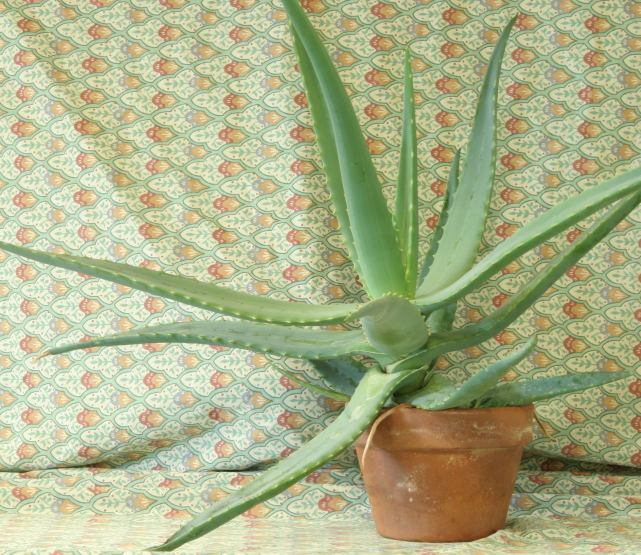
//> input picture 08_3D_vision/08_01_disparity/data/aloeL.jpg, 1282 x 1110 px (shown at 1/2 size)
$ ./main ../../08_3D_vision/08_01_disparity/data/aloeL.jpg   (built with g++ and OpenCV 4)
//> lines starting //> are read from the running program, lines starting //| are printed output that depends on the picture; after the words box and inside, x2 and y2 are one past the last pixel; in counts of white or black regions, pixels touching at a corner belong together
/**
 * @file main.cpp
 * @brief Color-based segmentation with cv::inRange in HSV space
 * @author José Miguel Guerrero Hernández
 *
 * This example demonstrates:
 * - Why HSV (seen in 03_02) is the right space for color segmentation
 * - Selecting pixels inside a color range with cv::inRange()
 * - Handling the red hue wrap-around (red spans both ends of the H axis)
 * - Extracting the selected pixels with bitwise_and (seen in 04_03)
 *
 * Why HSV and not BGR? In BGR, the "same" color under different lighting
 * produces very different (B,G,R) triplets, so a box in BGR space captures
 * lighting as much as color. In HSV the color identity lives almost entirely
 * in the H (hue) channel, while lighting changes move mostly V (and some S).
 * A wide S,V range with a narrow H range segments a color robustly.
 */

#include <algorithm>
#include <cstdlib>
#include <opencv2/core.hpp>
#include <opencv2/imgproc.hpp>
#include <opencv2/imgcodecs.hpp>
#include <opencv2/highgui.hpp>
#include <iostream>
#include <string>
#include <vector>

namespace
{
// The images this example works on are about 1400 px on the long side, and
// several windows at that size do not fit on a normal screen. The processing
// always runs at full resolution: only the copy sent to the screen is reduced,
// with INTER_AREA, which is the interpolation meant for shrinking
constexpr int MAX_DISPLAY_SIDE = 800;

// Returns the copy that goes to the screen, already reduced. Whatever is drawn
// on the result keeps its size in screen pixels, so labels are written here and
// not on the full-resolution frame: drawn before the reduction they shrink with
// it and stop being readable
cv::Mat fitToScreen(const cv::Mat & image)
{
  const int side = std::max(image.cols, image.rows);
  if (side <= MAX_DISPLAY_SIDE || image.empty()) {
    return image.clone();
  }
  const double factor = static_cast<double>(MAX_DISPLAY_SIDE) / side;
  cv::Mat reduced;
  cv::resize(image, reduced, cv::Size(), factor, factor, cv::INTER_AREA);
  return reduced;
}

void showFit(const std::string & window, const cv::Mat & image)
{
  cv::imshow(window, fitToScreen(image));
}
}  // namespace

namespace Config
{
// Saturation/Value limits shared by all colors: excludes near-gray pixels
// (low S) and very dark pixels (low V), where hue is unreliable noise
constexpr int MIN_SATURATION = 80;
constexpr int MIN_VALUE = 60;
}

/**
 * @brief One color to segment: a name plus its hue interval
 *
 * OpenCV stores hue in [0, 179] (the 0-360 degree circle divided by 2 so it
 * fits in 8 bits). Approximate centers: red=0/180, yellow=30, green=60,
 * cyan=90, blue=120, magenta=150.
 */
struct ColorRange
{
  std::string name;
  int hue_min;
  int hue_max;
};

/**
 * @brief Builds the binary mask of pixels whose hue lies in [hue_min, hue_max]
 * @param hsv Image already converted to HSV
 * @param range Hue interval to select
 * @return CV_8U mask: 255 where the pixel belongs to the color, 0 elsewhere
 *
 * cv::inRange(src, lower, upper, mask) tests every pixel channel-wise:
 * the mask is 255 only where ALL channels fall inside [lower, upper].
 */
cv::Mat maskForColor(const cv::Mat & hsv, const ColorRange & range)
{
  cv::Mat mask;
  cv::inRange(hsv,
              cv::Scalar(range.hue_min, Config::MIN_SATURATION, Config::MIN_VALUE),
              cv::Scalar(range.hue_max, 255, 255),
              mask);
  return mask;
}

int main(int argc, char ** argv)
{
  // Load image
  // Command-line arguments; --help prints the usage
  cv::CommandLineParser parser(argc, argv,
    "{help h | | Show this help message}"
    "{@input | ../../data/smarties.png | Input file}");
  if (parser.has("help")) {
    parser.printMessage();
    return EXIT_SUCCESS;
  }
  const std::string image_path = parser.get<std::string>("@input");

  // Without this, a malformed value (--frames=xyz) is reported by the parser
  // but the example carries on with the default, which is the hardest kind
  // of failure to diagnose. Note it validates values, not option names:
  // cv::CommandLineParser ignores an unknown option without complaining
  if (!parser.check()) {
    parser.printErrors();
    return EXIT_FAILURE;
  }
  const cv::Mat src = cv::imread(cv::samples::findFile(image_path, false), cv::IMREAD_COLOR);
//> src is the input picture: 1110 rows x 1282 cols, CV_8UC3; mean B, G, R 136.6, 177.2, 171.2

  if (src.empty()) {
    std::cerr << "Error: Could not load image '" << image_path << "'" << std::endl;
    return EXIT_FAILURE;
  }

  std::cout << "=== HSV Color Segmentation ===" << std::endl;
  std::cout << "Image: " << src.cols << "x" << src.rows << " pixels" << std::endl;
//| Image: 1282x1110 pixels

  // Convert BGR -> HSV (exactly as in 03_02)
  cv::Mat hsv;
  cv::cvtColor(src, hsv, cv::COLOR_BGR2HSV);
//> hsv: 1110 rows x 1282 cols, CV_8UC3; mean H, S, V 37.2, 71.1, 184.1

  showFit("Original", src);
//> in fitToScreen, `cv::resize(image, reduced, cv::Size(), factor, factor, cv::INTER_AREA);`:
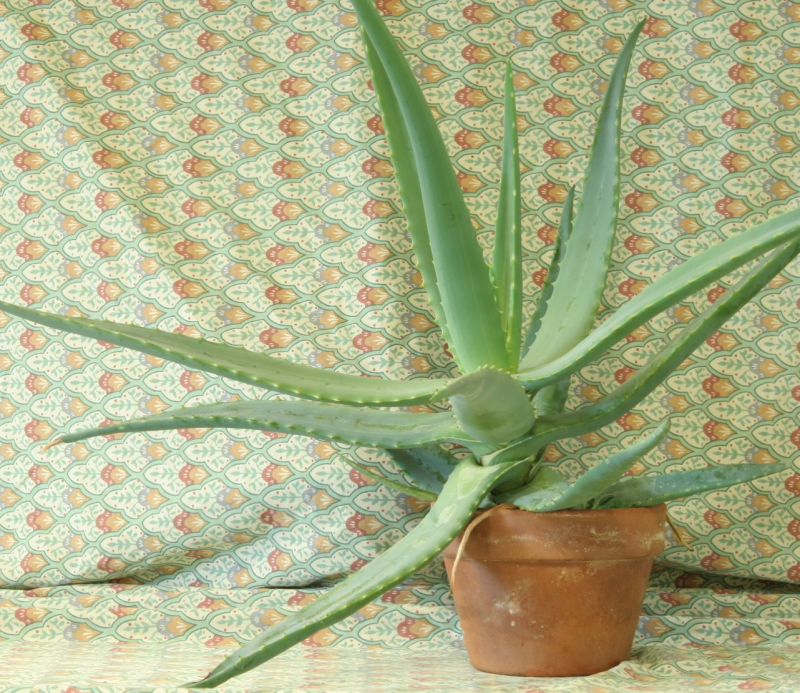
//> reduced: 693 rows x 800 cols, CV_8UC3; mean B, G, R 136.7, 177.2, 171.2

  // ========================================
  // Segment three colors with a single hue interval each
  // ========================================
  const std::vector<ColorRange> colors = {
    {"Yellow", 20, 35},
    {"Green", 40, 80},
    {"Blue", 100, 130},
  };

  const double total_pixels = static_cast<double>(src.rows) * src.cols;

  for (const ColorRange & color : colors) {
    const cv::Mat mask = maskForColor(hsv, color);

    // Keep only the selected pixels: AND of the image with itself, limited
    // by the mask (the bitwise operations were introduced in 04_03)
    cv::Mat segmented;
    cv::bitwise_and(src, src, segmented, mask);

    const double percent = 100.0 * cv::countNonZero(mask) / total_pixels;
    std::cout << "  " << color.name << ": hue [" << color.hue_min << ", "
              << color.hue_max << "] -> " << percent << "% of the image" << std::endl;

    showFit("Mask " + color.name, mask);
    showFit("Segmented " + color.name, segmented);
  }
//> this loop made 3 passes
//> percent on passes 1 to 3: 6.78, 11.91, 0
//> (printed output is left out)
//> pass 1, in maskForColor, `cv::inRange(hsv, cv::Scalar(range.hue_min, Config::MIN_SATURATION, Con..`:
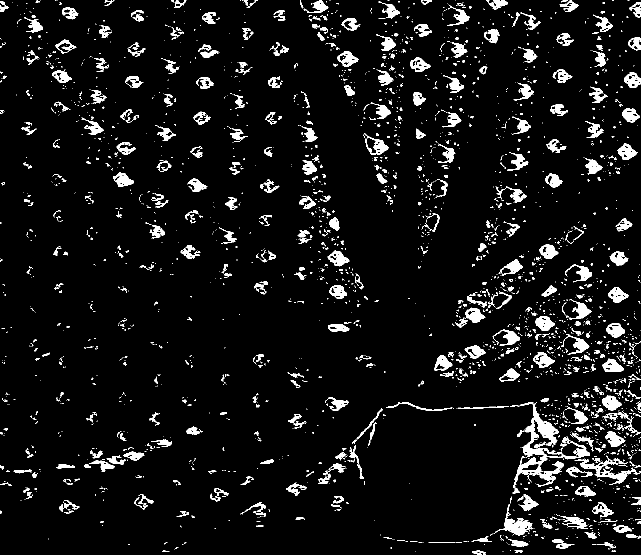
//> mask: 1110 rows x 1282 cols, CV_8UC1 (shown at 1/2 size); 6.8% white; 2757 white regions (2223 under 20 px), largest, box (x1, y1, x2, y2) and area: (1025, 804, 1180, 987) 5535, (1150, 918, 1280, 970) 1440, (988, 1008, 1067, 1072) 1379
//> pass 1, `cv::bitwise_and(src, src, segmented, mask);`:
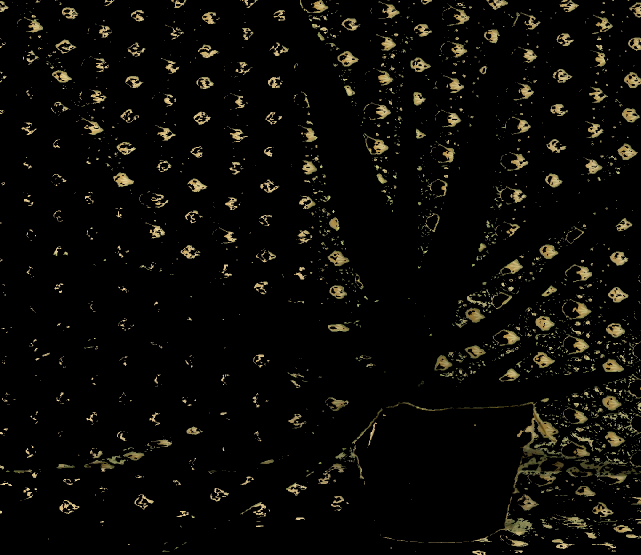
//> segmented: 1110 rows x 1282 cols, CV_8UC3 (shown at 1/2 size); mean B, G, R 6.8, 10.3, 11.2
//> pass 1, in fitToScreen (call 2), `cv::resize(image, reduced, cv::Size(), factor, factor, cv::INTER_AREA);`:
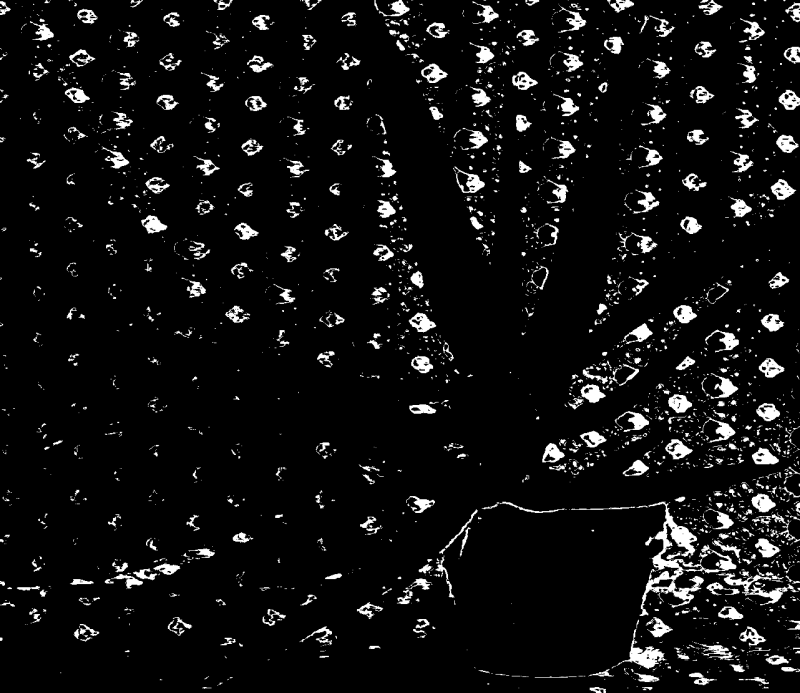
//> reduced: 693 rows x 800 cols, CV_8UC1; min 0, max 255, mean 17.3
//> pass 1, in fitToScreen (call 3), `cv::resize(image, reduced, cv::Size(), factor, factor, cv::INTER_AREA);`:
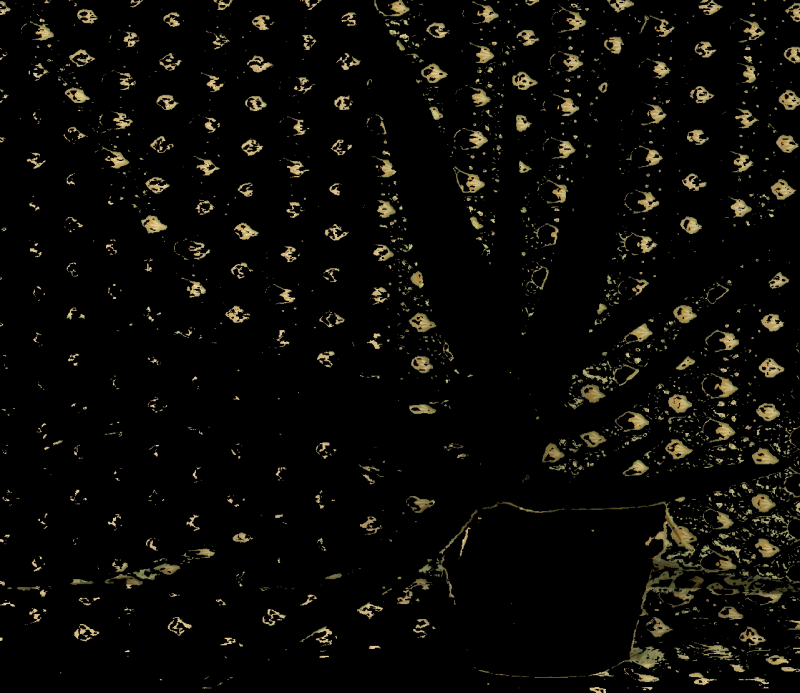
//> reduced: 693 rows x 800 cols, CV_8UC3; mean B, G, R 6.8, 10.3, 11.2

  // ========================================
  // Special case: red wraps around the hue circle
  // ========================================
  //
  // Hue is an ANGLE: red sits at 0 degrees, so "reddish" covers both the
  // start (H in [0, 10]) and the end (H in [170, 179]) of the axis. A single
  // inRange cannot express that interval -- build two masks and OR them.
  cv::Mat red_low = maskForColor(hsv, {"RedLow", 0, 10});
//> in maskForColor (call 4), `cv::inRange(hsv, cv::Scalar(range.hue_min, Config::MIN_SATURATION, Con..`:
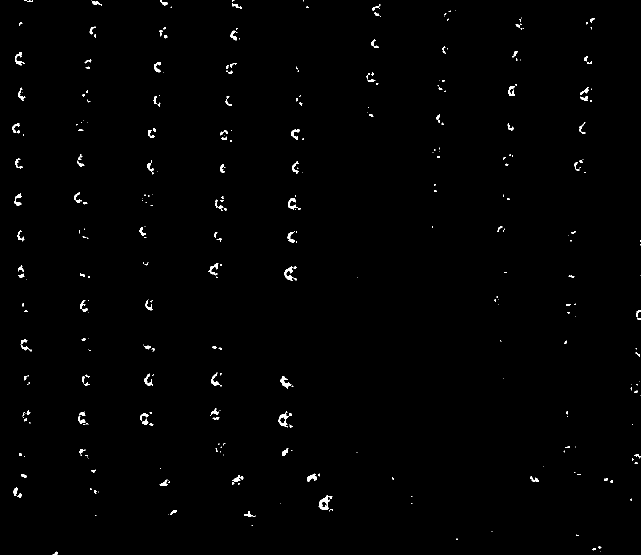
//> mask: 1110 rows x 1282 cols, CV_8UC1 (shown at 1/2 size); 0.74% white; 346 white regions (209 under 20 px), largest, box (x1, y1, x2, y2) and area: (637, 990, 665, 1020) 356, (568, 533, 594, 562) 276, (557, 826, 584, 855) 264
  cv::Mat red_high = maskForColor(hsv, {"RedHigh", 170, 179});

  cv::Mat red_mask;
  cv::bitwise_or(red_low, red_high, red_mask);

  cv::Mat red_segmented;
  cv::bitwise_and(src, src, red_segmented, red_mask);

  const double red_percent = 100.0 * cv::countNonZero(red_mask) / total_pixels;
//> red_percent = 0.745
  std::cout << "  Red: hue [0, 10] U [170, 179] (wrap-around!) -> "
            << red_percent << "% of the image" << std::endl;
//|   Red: hue [0, 10] U [170, 179] (wrap-around!) -> 0.744543% of the image

  showFit("Mask Red (two ranges OR-ed)", red_mask);
//> in fitToScreen (call 8), `cv::resize(image, reduced, cv::Size(), factor, factor, cv::INTER_AREA);`:
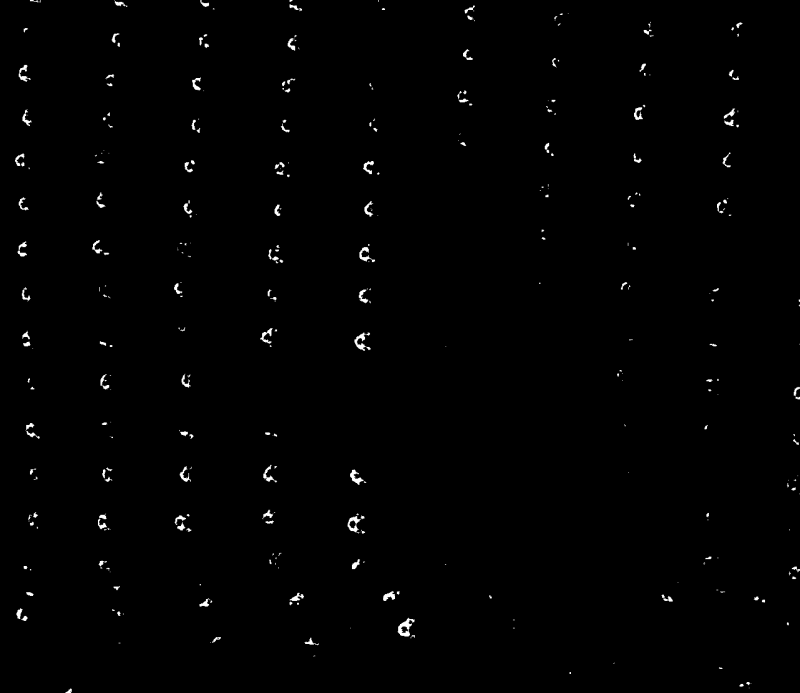
//> reduced: 693 rows x 800 cols, CV_8UC1; min 0, max 255, mean 1.9
  showFit("Segmented Red", red_segmented);

  std::cout << "\nNote: the masks still contain small speckles. Chapter 11" << std::endl;
  std::cout << "introduces the morphological operations (opening/closing)" << std::endl;
  std::cout << "that are the standard tool for cleaning them up." << std::endl;
  std::cout << "\nPress any key to exit..." << std::endl;
  cv::waitKey(0);

  return EXIT_SUCCESS;
}
